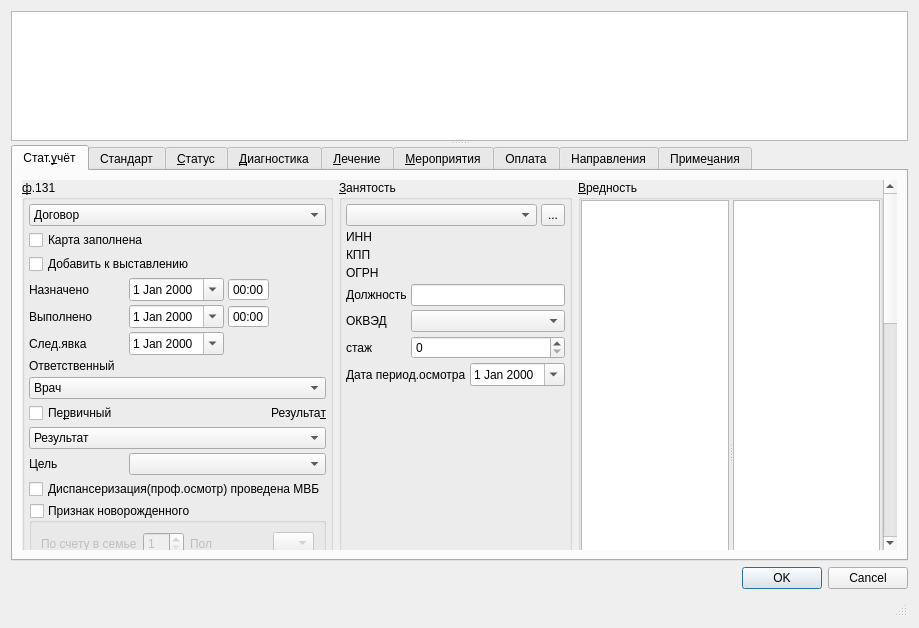
<?xml version="1.0" encoding="UTF-8"?>
<ui version="4.0">
 <class>Dialog</class>
 <widget class="QDialog" name="Dialog">
  <property name="geometry">
   <rect>
    <x>0</x>
    <y>0</y>
    <width>919</width>
    <height>628</height>
   </rect>
  </property>
  <property name="windowTitle">
   <string>Dialog</string>
  </property>
  <layout class="QVBoxLayout" name="verticalLayout">
   <item>
    <widget class="QSplitter" name="sptTopLevel">
     <property name="orientation">
      <enum>Qt::Vertical</enum>
     </property>
     <widget class="CTextBrowser" name="txtClientInfoBrowser">
      <property name="sizePolicy">
       <sizepolicy hsizetype="Expanding" vsizetype="Preferred">
        <horstretch>0</horstretch>
        <verstretch>0</verstretch>
       </sizepolicy>
      </property>
      <property name="minimumSize">
       <size>
        <width>0</width>
        <height>100</height>
       </size>
      </property>
      <property name="maximumSize">
       <size>
        <width>16777215</width>
        <height>130</height>
       </size>
      </property>
      <property name="focusPolicy">
       <enum>Qt::ClickFocus</enum>
      </property>
      <property name="whatsThis">
       <string>Описание пациента</string>
      </property>
      <property name="html">
       <string>&lt;!DOCTYPE HTML PUBLIC &quot;-//W3C//DTD HTML 4.0//EN&quot; &quot;http://www.w3.org/TR/REC-html40/strict.dtd&quot;&gt;
&lt;html&gt;&lt;head&gt;&lt;meta name=&quot;qrichtext&quot; content=&quot;1&quot; /&gt;&lt;style type=&quot;text/css&quot;&gt;
p, li { white-space: pre-wrap; }
&lt;/style&gt;&lt;/head&gt;&lt;body style=&quot; font-family:'Noto Sans'; font-size:10pt; font-weight:400; font-style:normal;&quot;&gt;
&lt;p style=&quot;-qt-paragraph-type:empty; margin-top:0px; margin-bottom:0px; margin-left:0px; margin-right:0px; -qt-block-indent:0; text-indent:0px; font-family:'MS Shell Dlg 2'; font-size:8pt;&quot;&gt;&lt;br /&gt;&lt;/p&gt;&lt;/body&gt;&lt;/html&gt;</string>
      </property>
     </widget>
     <widget class="QTabWidget" name="tabWidget">
      <property name="currentIndex">
       <number>0</number>
      </property>
      <widget class="QWidget" name="tabToken">
       <attribute name="title">
        <string>Стат.&amp;учёт</string>
       </attribute>
       <layout class="QGridLayout" name="gridLayout">
        <item row="0" column="0">
         <widget class="QScrollArea" name="scrollArea">
          <property name="frameShape">
           <enum>QFrame::NoFrame</enum>
          </property>
          <property name="widgetResizable">
           <bool>true</bool>
          </property>
          <widget class="QWidget" name="scrollAreaWidgetContents">
           <property name="geometry">
            <rect>
             <x>0</x>
             <y>0</y>
             <width>867</width>
             <height>1115</height>
            </rect>
           </property>
           <layout class="QVBoxLayout" name="verticalLayout_2">
            <property name="margin">
             <number>0</number>
            </property>
            <item>
             <widget class="QSplitter" name="splitter_3">
              <property name="orientation">
               <enum>Qt::Vertical</enum>
              </property>
              <widget class="QWidget" name="layoutWidget">
               <layout class="QHBoxLayout" name="horizontalLayout_4">
                <item>
                 <widget class="QGroupBox" name="grpBase">
                  <property name="title">
                   <string>&amp;ф.131</string>
                  </property>
                  <layout class="QGridLayout" name="gridLayout_2">
                   <property name="margin">
                    <number>4</number>
                   </property>
                   <property name="spacing">
                    <number>4</number>
                   </property>
                   <item row="5" column="0">
                    <widget class="QLabel" name="lblNextDate">
                     <property name="text">
                      <string>След.явка</string>
                     </property>
                     <property name="buddy">
                      <cstring>edtNextDate</cstring>
                     </property>
                    </widget>
                   </item>
                   <item row="4" column="0">
                    <widget class="QLabel" name="lblEndDate">
                     <property name="text">
                      <string>Выполнено</string>
                     </property>
                     <property name="buddy">
                      <cstring>edtEndDate</cstring>
                     </property>
                    </widget>
                   </item>
                   <item row="0" column="0" colspan="3">
                    <widget class="CContractComboBox" name="cmbContract">
                     <property name="whatsThis">
                      <string>номер, дата и основание договора в рамках которого производится осмотр</string>
                     </property>
                     <item>
                      <property name="text">
                       <string>Договор</string>
                      </property>
                     </item>
                    </widget>
                   </item>
                   <item row="3" column="0">
                    <widget class="QLabel" name="lblBegDate">
                     <property name="text">
                      <string>Назначено</string>
                     </property>
                     <property name="buddy">
                      <cstring>edtBegDate</cstring>
                     </property>
                    </widget>
                   </item>
                   <item row="8" column="2">
                    <widget class="QLabel" name="lblResult">
                     <property name="text">
                      <string>Результа&amp;т</string>
                     </property>
                     <property name="alignment">
                      <set>Qt::AlignRight|Qt::AlignTrailing|Qt::AlignVCenter</set>
                     </property>
                     <property name="buddy">
                      <cstring>cmbResult</cstring>
                     </property>
                    </widget>
                   </item>
                   <item row="9" column="0" colspan="3">
                    <widget class="CRBComboBox" name="cmbResult">
                     <property name="whatsThis">
                      <string>результат осмотра</string>
                     </property>
                     <item>
                      <property name="text">
                       <string>Результат</string>
                      </property>
                     </item>
                    </widget>
                   </item>
                   <item row="7" column="0" colspan="3">
                    <widget class="CPersonComboBoxEx" name="cmbPerson">
                     <property name="whatsThis">
                      <string>врач отвечающий за осмотр (терапевт)</string>
                     </property>
                     <item>
                      <property name="text">
                       <string>Врач</string>
                      </property>
                     </item>
                    </widget>
                   </item>
                   <item row="8" column="0" colspan="2">
                    <widget class="QCheckBox" name="chkPrimary">
                     <property name="text">
                      <string>Пе&amp;рвичный</string>
                     </property>
                    </widget>
                   </item>
                   <item row="16" column="0" colspan="2">
                    <spacer>
                     <property name="orientation">
                      <enum>Qt::Vertical</enum>
                     </property>
                     <property name="sizeHint" stdset="0">
                      <size>
                       <width>16</width>
                       <height>20</height>
                      </size>
                     </property>
                    </spacer>
                   </item>
                   <item row="6" column="0" colspan="3">
                    <widget class="QLabel" name="lblPerson">
                     <property name="text">
                      <string>Ответственный</string>
                     </property>
                     <property name="buddy">
                      <cstring>cmbPerson</cstring>
                     </property>
                    </widget>
                   </item>
                   <item row="14" column="0" colspan="3">
                    <widget class="QCheckBox" name="chkZNOMorph">
                     <property name="toolTip">
                      <string>ЗНО потдверждён морфологически</string>
                     </property>
                     <property name="text">
                      <string>ЗНО подтв. морф-ки</string>
                     </property>
                    </widget>
                   </item>
                   <item row="2" column="0" colspan="3">
                    <widget class="QCheckBox" name="chkExposeConfirmed">
                     <property name="text">
                      <string>Добавить к выставлению</string>
                     </property>
                    </widget>
                   </item>
                   <item row="10" column="1" colspan="2">
                    <widget class="CRBComboBox" name="cmbGoal">
                     <property name="whatsThis">
                      <string>результат осмотра</string>
                     </property>
                    </widget>
                   </item>
                   <item row="10" column="0">
                    <widget class="QLabel" name="lblGoal">
                     <property name="text">
                      <string>Цель</string>
                     </property>
                     <property name="buddy">
                      <cstring>cmbGoal</cstring>
                     </property>
                    </widget>
                   </item>
                   <item row="15" column="0" colspan="3">
                    <widget class="QCheckBox" name="chkZNOFirst">
                     <property name="toolTip">
                      <string>ЗНО установлен впервые</string>
                     </property>
                     <property name="text">
                      <string>ЗНО уст. впервые</string>
                     </property>
                    </widget>
                   </item>
                   <item row="11" column="0" colspan="3">
                    <widget class="QCheckBox" name="chkDispByMobileTeam">
                     <property name="toolTip">
                      <string extracomment="Диспансеризация(проф.осмотр) проведена мобильной выездной бригадой"/>
                     </property>
                     <property name="whatsThis">
                      <string comment="Диспансеризация(проф.осмотр) проведена мобильной выездной бригадой"/>
                     </property>
                     <property name="text">
                      <string>Диспансеризация(проф.осмотр) проведена МВБ</string>
                     </property>
                    </widget>
                   </item>
                   <item row="12" column="0" colspan="3">
                    <widget class="QGroupBox" name="gbLittleStrangerFlag">
                     <property name="title">
                      <string>Признак новорожденного</string>
                     </property>
                     <property name="checkable">
                      <bool>true</bool>
                     </property>
                     <property name="checked">
                      <bool>false</bool>
                     </property>
                     <layout class="QGridLayout" name="gridLayout_5">
                      <item row="1" column="0">
                       <widget class="QLabel" name="lblChildBirthDate">
                        <property name="text">
                         <string>Дата рождения</string>
                        </property>
                        <property name="buddy">
                         <cstring>edtChildBirthDate</cstring>
                        </property>
                       </widget>
                      </item>
                      <item row="0" column="2">
                       <widget class="QLabel" name="lblChildSex">
                        <property name="text">
                         <string>Пол</string>
                        </property>
                        <property name="buddy">
                         <cstring>cmbChildSex</cstring>
                        </property>
                       </widget>
                      </item>
                      <item row="0" column="3">
                       <widget class="QComboBox" name="cmbChildSex">
                        <property name="sizePolicy">
                         <sizepolicy hsizetype="Maximum" vsizetype="Fixed">
                          <horstretch>0</horstretch>
                          <verstretch>0</verstretch>
                         </sizepolicy>
                        </property>
                        <item>
                         <property name="text">
                          <string/>
                         </property>
                        </item>
                        <item>
                         <property name="text">
                          <string>М</string>
                         </property>
                        </item>
                        <item>
                         <property name="text">
                          <string>Ж</string>
                         </property>
                        </item>
                       </widget>
                      </item>
                      <item row="4" column="0" colspan="2">
                       <widget class="QCheckBox" name="chkMultipleBirths">
                        <property name="text">
                         <string>Многоплодные роды</string>
                        </property>
                       </widget>
                      </item>
                      <item row="1" column="2" colspan="2">
                       <widget class="CDateEdit" name="edtChildBirthDate">
                        <property name="sizePolicy">
                         <sizepolicy hsizetype="Maximum" vsizetype="Fixed">
                          <horstretch>0</horstretch>
                          <verstretch>0</verstretch>
                         </sizepolicy>
                        </property>
                        <property name="calendarPopup">
                         <bool>true</bool>
                        </property>
                       </widget>
                      </item>
                      <item row="0" column="0">
                       <widget class="QLabel" name="lblChildNumber">
                        <property name="text">
                         <string>По счету в семье</string>
                        </property>
                        <property name="buddy">
                         <cstring>sbChildNumber</cstring>
                        </property>
                       </widget>
                      </item>
                      <item row="0" column="1">
                       <widget class="QSpinBox" name="sbChildNumber">
                        <property name="sizePolicy">
                         <sizepolicy hsizetype="Maximum" vsizetype="Fixed">
                          <horstretch>0</horstretch>
                          <verstretch>0</verstretch>
                         </sizepolicy>
                        </property>
                        <property name="minimum">
                         <number>1</number>
                        </property>
                       </widget>
                      </item>
                      <item row="2" column="0" colspan="2">
                       <widget class="QLabel" name="lblBirthWeight">
                        <property name="text">
                         <string>Вес при рождении</string>
                        </property>
                        <property name="buddy">
                         <cstring>sbBirthWeight</cstring>
                        </property>
                       </widget>
                      </item>
                      <item row="2" column="2" colspan="2">
                       <widget class="QDoubleSpinBox" name="sbBirthWeight">
                        <property name="maximum">
                         <double>9999.989999999999782</double>
                        </property>
                       </widget>
                      </item>
                     </layout>
                    </widget>
                   </item>
                   <item row="3" column="1" colspan="2">
                    <widget class="QFrame" name="frmBegDateTime">
                     <property name="sizePolicy">
                      <sizepolicy hsizetype="Maximum" vsizetype="Preferred">
                       <horstretch>0</horstretch>
                       <verstretch>0</verstretch>
                      </sizepolicy>
                     </property>
                     <property name="frameShape">
                      <enum>QFrame::NoFrame</enum>
                     </property>
                     <property name="frameShadow">
                      <enum>QFrame::Plain</enum>
                     </property>
                     <property name="lineWidth">
                      <number>0</number>
                     </property>
                     <layout class="QHBoxLayout" name="horizontalLayout_5">
                      <property name="spacing">
                       <number>4</number>
                      </property>
                      <property name="margin">
                       <number>0</number>
                      </property>
                      <item>
                       <widget class="CDateEdit" name="edtBegDate">
                        <property name="sizePolicy">
                         <sizepolicy hsizetype="Maximum" vsizetype="Fixed">
                          <horstretch>0</horstretch>
                          <verstretch>0</verstretch>
                         </sizepolicy>
                        </property>
                        <property name="whatsThis">
                         <string>дата начала осмотра</string>
                        </property>
                        <property name="calendarPopup">
                         <bool>true</bool>
                        </property>
                       </widget>
                      </item>
                      <item>
                       <widget class="QTimeEdit" name="edtBegTime">
                        <property name="sizePolicy">
                         <sizepolicy hsizetype="Maximum" vsizetype="Fixed">
                          <horstretch>0</horstretch>
                          <verstretch>0</verstretch>
                         </sizepolicy>
                        </property>
                        <property name="buttonSymbols">
                         <enum>QAbstractSpinBox::NoButtons</enum>
                        </property>
                        <property name="displayFormat">
                         <string>HH:mm</string>
                        </property>
                       </widget>
                      </item>
                     </layout>
                    </widget>
                   </item>
                   <item row="5" column="1" colspan="2">
                    <widget class="QFrame" name="frmNextDateTime">
                     <property name="sizePolicy">
                      <sizepolicy hsizetype="Maximum" vsizetype="Preferred">
                       <horstretch>0</horstretch>
                       <verstretch>0</verstretch>
                      </sizepolicy>
                     </property>
                     <property name="frameShape">
                      <enum>QFrame::NoFrame</enum>
                     </property>
                     <property name="frameShadow">
                      <enum>QFrame::Plain</enum>
                     </property>
                     <property name="lineWidth">
                      <number>0</number>
                     </property>
                     <layout class="QHBoxLayout" name="horizontalLayout_3">
                      <property name="spacing">
                       <number>4</number>
                      </property>
                      <property name="margin">
                       <number>0</number>
                      </property>
                      <item>
                       <widget class="CDateEdit" name="edtNextDate">
                        <property name="sizePolicy">
                         <sizepolicy hsizetype="Maximum" vsizetype="Fixed">
                          <horstretch>0</horstretch>
                          <verstretch>0</verstretch>
                         </sizepolicy>
                        </property>
                        <property name="calendarPopup">
                         <bool>true</bool>
                        </property>
                       </widget>
                      </item>
                     </layout>
                    </widget>
                   </item>
                   <item row="4" column="1" colspan="2">
                    <widget class="QFrame" name="frmEndDateTime">
                     <property name="sizePolicy">
                      <sizepolicy hsizetype="Maximum" vsizetype="Preferred">
                       <horstretch>0</horstretch>
                       <verstretch>0</verstretch>
                      </sizepolicy>
                     </property>
                     <property name="frameShape">
                      <enum>QFrame::NoFrame</enum>
                     </property>
                     <property name="frameShadow">
                      <enum>QFrame::Plain</enum>
                     </property>
                     <property name="lineWidth">
                      <number>0</number>
                     </property>
                     <layout class="QHBoxLayout" name="horizontalLayout_2">
                      <property name="spacing">
                       <number>4</number>
                      </property>
                      <property name="margin">
                       <number>0</number>
                      </property>
                      <item>
                       <widget class="CDateEdit" name="edtEndDate">
                        <property name="sizePolicy">
                         <sizepolicy hsizetype="Maximum" vsizetype="Fixed">
                          <horstretch>0</horstretch>
                          <verstretch>0</verstretch>
                         </sizepolicy>
                        </property>
                        <property name="whatsThis">
                         <string>дата окончания осмотра</string>
                        </property>
                        <property name="calendarPopup">
                         <bool>true</bool>
                        </property>
                       </widget>
                      </item>
                      <item>
                       <widget class="QTimeEdit" name="edtEndTime">
                        <property name="sizePolicy">
                         <sizepolicy hsizetype="Maximum" vsizetype="Fixed">
                          <horstretch>0</horstretch>
                          <verstretch>0</verstretch>
                         </sizepolicy>
                        </property>
                        <property name="buttonSymbols">
                         <enum>QAbstractSpinBox::NoButtons</enum>
                        </property>
                        <property name="displayFormat">
                         <string>HH:mm</string>
                        </property>
                       </widget>
                      </item>
                     </layout>
                    </widget>
                   </item>
                   <item row="1" column="0" colspan="3">
                    <widget class="QCheckBox" name="chkIsClosed">
                     <property name="text">
                      <string>Карта заполнена</string>
                     </property>
                    </widget>
                   </item>
                  </layout>
                 </widget>
                </item>
                <item>
                 <widget class="QGroupBox" name="grpWork">
                  <property name="title">
                   <string>&amp;Занятость</string>
                  </property>
                  <layout class="QGridLayout" name="_2">
                   <property name="margin">
                    <number>4</number>
                   </property>
                   <property name="spacing">
                    <number>4</number>
                   </property>
                   <item row="0" column="3">
                    <widget class="QToolButton" name="btnSelectWorkOrganisation">
                     <property name="sizePolicy">
                      <sizepolicy hsizetype="Fixed" vsizetype="Ignored">
                       <horstretch>0</horstretch>
                       <verstretch>0</verstretch>
                      </sizepolicy>
                     </property>
                     <property name="text">
                      <string>...</string>
                     </property>
                    </widget>
                   </item>
                   <item row="5" column="1" colspan="3">
                    <widget class="COKVEDComboBox" name="cmbWorkOKVED"/>
                   </item>
                   <item row="8" column="0" colspan="2">
                    <spacer>
                     <property name="orientation">
                      <enum>Qt::Vertical</enum>
                     </property>
                     <property name="sizeHint" stdset="0">
                      <size>
                       <width>111</width>
                       <height>21</height>
                      </size>
                     </property>
                    </spacer>
                   </item>
                   <item row="7" column="2" colspan="2">
                    <widget class="CDateEdit" name="edtPrevDate">
                     <property name="calendarPopup">
                      <bool>true</bool>
                     </property>
                    </widget>
                   </item>
                   <item row="6" column="1" colspan="3">
                    <widget class="QSpinBox" name="edtWorkStage"/>
                   </item>
                   <item row="4" column="0">
                    <widget class="QLabel" name="lblWorkPost">
                     <property name="text">
                      <string>Должность</string>
                     </property>
                     <property name="buddy">
                      <cstring>edtWorkPost</cstring>
                     </property>
                    </widget>
                   </item>
                   <item row="5" column="0">
                    <widget class="QLabel" name="lblWorkOKVED">
                     <property name="text">
                      <string>ОКВЭД</string>
                     </property>
                     <property name="buddy">
                      <cstring>cmbWorkOKVED</cstring>
                     </property>
                    </widget>
                   </item>
                   <item row="7" column="0" colspan="2">
                    <widget class="QLabel" name="label_7">
                     <property name="text">
                      <string>Дата период.осмотра</string>
                     </property>
                     <property name="buddy">
                      <cstring>edtPrevDate</cstring>
                     </property>
                    </widget>
                   </item>
                   <item row="6" column="0">
                    <widget class="QLabel" name="lblWorkStage">
                     <property name="text">
                      <string>стаж</string>
                     </property>
                     <property name="buddy">
                      <cstring>edtWorkStage</cstring>
                     </property>
                    </widget>
                   </item>
                   <item row="2" column="0" colspan="4">
                    <widget class="QLabel" name="lblKPP">
                     <property name="text">
                      <string>КПП</string>
                     </property>
                    </widget>
                   </item>
                   <item row="1" column="0" colspan="4">
                    <widget class="QLabel" name="lblINN">
                     <property name="text">
                      <string>ИНН</string>
                     </property>
                    </widget>
                   </item>
                   <item row="4" column="1" colspan="3">
                    <widget class="QLineEdit" name="edtWorkPost"/>
                   </item>
                   <item row="0" column="0" colspan="3">
                    <widget class="COrgComboBox" name="cmbWorkOrganisation">
                     <property name="whatsThis">
                      <string>место работы пациента</string>
                     </property>
                    </widget>
                   </item>
                   <item row="3" column="0" colspan="4">
                    <widget class="QLabel" name="lblOGRN">
                     <property name="text">
                      <string>ОГРН</string>
                     </property>
                    </widget>
                   </item>
                  </layout>
                 </widget>
                </item>
                <item>
                 <widget class="QGroupBox" name="tblWorkHurt">
                  <property name="title">
                   <string>&amp;Вредность</string>
                  </property>
                  <layout class="QGridLayout" name="_3">
                   <property name="margin">
                    <number>0</number>
                   </property>
                   <property name="spacing">
                    <number>0</number>
                   </property>
                   <item row="0" column="0">
                    <widget class="QSplitter" name="splitter">
                     <property name="orientation">
                      <enum>Qt::Horizontal</enum>
                     </property>
                     <widget class="CWorkHurtTableView" name="tblWorkHurts"/>
                     <widget class="CInDocTableView" name="tblWorkHurtFactors">
                      <property name="whatsThis">
                       <string>вредные факторы работы пациента</string>
                      </property>
                     </widget>
                    </widget>
                   </item>
                  </layout>
                 </widget>
                </item>
               </layout>
              </widget>
              <widget class="QSplitter" name="splitter_2">
               <property name="sizePolicy">
                <sizepolicy hsizetype="Preferred" vsizetype="Minimum">
                 <horstretch>0</horstretch>
                 <verstretch>0</verstretch>
                </sizepolicy>
               </property>
               <property name="orientation">
                <enum>Qt::Vertical</enum>
               </property>
               <widget class="QGroupBox" name="grpInspections">
                <property name="title">
                 <string>&amp;Осмотр</string>
                </property>
                <layout class="QVBoxLayout" name="_4">
                 <property name="spacing">
                  <number>4</number>
                 </property>
                 <property name="margin">
                  <number>4</number>
                 </property>
                 <item>
                  <widget class="CInDocTableView" name="tblFinalDiagnostics">
                   <property name="minimumSize">
                    <size>
                     <width>0</width>
                     <height>100</height>
                    </size>
                   </property>
                  </widget>
                 </item>
                </layout>
               </widget>
               <widget class="QGroupBox" name="grpActions">
                <property name="title">
                 <string>&amp;Мероприятия</string>
                </property>
                <layout class="QGridLayout" name="_5">
                 <property name="margin">
                  <number>4</number>
                 </property>
                 <property name="spacing">
                  <number>4</number>
                 </property>
                 <item row="0" column="0">
                  <widget class="CInDocTableView" name="tblActions">
                   <property name="minimumSize">
                    <size>
                     <width>0</width>
                     <height>100</height>
                    </size>
                   </property>
                  </widget>
                 </item>
                </layout>
               </widget>
              </widget>
             </widget>
            </item>
           </layout>
          </widget>
         </widget>
        </item>
       </layout>
      </widget>
      <widget class="CFastEventMesPage" name="tabMes">
       <attribute name="title">
        <string>Стандарт</string>
       </attribute>
      </widget>
      <widget class="CFastActionsPage" name="tabStatus">
       <attribute name="title">
        <string>&amp;Статус</string>
       </attribute>
      </widget>
      <widget class="CFastActionsPage" name="tabDiagnostic">
       <attribute name="title">
        <string>&amp;Диагностика</string>
       </attribute>
      </widget>
      <widget class="CFastActionsPage" name="tabCure">
       <attribute name="title">
        <string>&amp;Лечение</string>
       </attribute>
      </widget>
      <widget class="CFastActionsPage" name="tabMisc">
       <attribute name="title">
        <string>&amp;Мероприятия</string>
       </attribute>
      </widget>
      <widget class="CFastEventCashPage" name="tabCash">
       <attribute name="title">
        <string>Оплата</string>
       </attribute>
      </widget>
      <widget class="CReferralPage" name="tabReferral">
       <attribute name="title">
        <string>Направления</string>
       </attribute>
      </widget>
      <widget class="CFastEventNotesPage" name="tabNotes">
       <attribute name="title">
        <string>Приме&amp;чания</string>
       </attribute>
      </widget>
     </widget>
    </widget>
   </item>
   <item>
    <layout class="QHBoxLayout" name="horizontalLayout">
     <item>
      <widget class="QLabel" name="lblProlongateEvent">
       <property name="text">
        <string/>
       </property>
      </widget>
     </item>
     <item>
      <widget class="QLabel" name="lblValueExternalId">
       <property name="text">
        <string/>
       </property>
      </widget>
     </item>
     <item>
      <widget class="QDialogButtonBox" name="buttonBox">
       <property name="orientation">
        <enum>Qt::Horizontal</enum>
       </property>
       <property name="standardButtons">
        <set>QDialogButtonBox::Cancel|QDialogButtonBox::Ok</set>
       </property>
      </widget>
     </item>
    </layout>
   </item>
   <item>
    <widget class="QStatusBar" name="statusBar">
     <property name="sizePolicy">
      <sizepolicy hsizetype="Preferred" vsizetype="Preferred">
       <horstretch>0</horstretch>
       <verstretch>0</verstretch>
      </sizepolicy>
     </property>
     <property name="toolTip">
      <string>A status bar</string>
     </property>
     <property name="whatsThis">
      <string>A status bar.</string>
     </property>
    </widget>
   </item>
  </layout>
 </widget>
 <customwidgets>
  <customwidget>
   <class>CRBComboBox</class>
   <extends>QComboBox</extends>
   <header>library/crbcombobox.h</header>
  </customwidget>
  <customwidget>
   <class>CInDocTableView</class>
   <extends>QTableView</extends>
   <header>library/InDocTable.h</header>
  </customwidget>
  <customwidget>
   <class>CPersonComboBoxEx</class>
   <extends>QComboBox</extends>
   <header>Orgs/PersonComboBoxEx.h</header>
  </customwidget>
  <customwidget>
   <class>CDateEdit</class>
   <extends>QDateEdit</extends>
   <header>library/DateEdit.h</header>
  </customwidget>
  <customwidget>
   <class>CTextBrowser</class>
   <extends>QTextBrowser</extends>
   <header>library/TextBrowser.h</header>
  </customwidget>
  <customwidget>
   <class>CContractComboBox</class>
   <extends>QComboBox</extends>
   <header>Orgs/OrgComboBox.h</header>
  </customwidget>
  <customwidget>
   <class>CFastActionsPage</class>
   <extends>QWidget</extends>
   <header>Events/ActionsPage.h</header>
   <container>1</container>
  </customwidget>
  <customwidget>
   <class>CFastEventNotesPage</class>
   <extends>QWidget</extends>
   <header>Events/EventNotesPage.h</header>
   <container>1</container>
  </customwidget>
  <customwidget>
   <class>CFastEventCashPage</class>
   <extends>QWidget</extends>
   <header>Events/EventCashPage.h</header>
   <container>1</container>
  </customwidget>
  <customwidget>
   <class>CFastEventMesPage</class>
   <extends>QWidget</extends>
   <header>Events/EventMesPage.h</header>
   <container>1</container>
  </customwidget>
  <customwidget>
   <class>CReferralPage</class>
   <extends>QWidget</extends>
   <header>Events/ReferralPage.h</header>
   <container>1</container>
  </customwidget>
  <customwidget>
   <class>COrgComboBox</class>
   <extends>QComboBox</extends>
   <header>Orgs/OrgComboBox.h</header>
  </customwidget>
  <customwidget>
   <class>COKVEDComboBox</class>
   <extends>QComboBox</extends>
   <header>Orgs/OKVEDComboBox.h</header>
  </customwidget>
  <customwidget>
   <class>CWorkHurtTableView</class>
   <extends>QTableView</extends>
   <header>Registry/WorkHurtTableView.h</header>
  </customwidget>
 </customwidgets>
 <tabstops>
  <tabstop>tabWidget</tabstop>
  <tabstop>scrollArea</tabstop>
  <tabstop>cmbContract</tabstop>
  <tabstop>chkIsClosed</tabstop>
  <tabstop>chkExposeConfirmed</tabstop>
  <tabstop>edtBegDate</tabstop>
  <tabstop>edtBegTime</tabstop>
  <tabstop>edtEndDate</tabstop>
  <tabstop>edtEndTime</tabstop>
  <tabstop>edtNextDate</tabstop>
  <tabstop>cmbPerson</tabstop>
  <tabstop>chkPrimary</tabstop>
  <tabstop>cmbResult</tabstop>
  <tabstop>cmbGoal</tabstop>
  <tabstop>chkDispByMobileTeam</tabstop>
  <tabstop>gbLittleStrangerFlag</tabstop>
  <tabstop>sbChildNumber</tabstop>
  <tabstop>cmbChildSex</tabstop>
  <tabstop>edtChildBirthDate</tabstop>
  <tabstop>sbBirthWeight</tabstop>
  <tabstop>chkMultipleBirths</tabstop>
  <tabstop>chkZNOMorph</tabstop>
  <tabstop>chkZNOFirst</tabstop>
  <tabstop>cmbWorkOrganisation</tabstop>
  <tabstop>btnSelectWorkOrganisation</tabstop>
  <tabstop>edtWorkPost</tabstop>
  <tabstop>cmbWorkOKVED</tabstop>
  <tabstop>edtWorkStage</tabstop>
  <tabstop>edtPrevDate</tabstop>
  <tabstop>tblWorkHurts</tabstop>
  <tabstop>tblWorkHurtFactors</tabstop>
  <tabstop>tblFinalDiagnostics</tabstop>
  <tabstop>tblActions</tabstop>
  <tabstop>buttonBox</tabstop>
 </tabstops>
 <resources/>
 <connections>
  <connection>
   <sender>buttonBox</sender>
   <signal>accepted()</signal>
   <receiver>Dialog</receiver>
   <slot>accept()</slot>
   <hints>
    <hint type="sourcelabel">
     <x>629</x>
     <y>817</y>
    </hint>
    <hint type="destinationlabel">
     <x>574</x>
     <y>746</y>
    </hint>
   </hints>
  </connection>
  <connection>
   <sender>buttonBox</sender>
   <signal>rejected()</signal>
   <receiver>Dialog</receiver>
   <slot>reject()</slot>
   <hints>
    <hint type="sourcelabel">
     <x>704</x>
     <y>817</y>
    </hint>
    <hint type="destinationlabel">
     <x>672</x>
     <y>746</y>
    </hint>
   </hints>
  </connection>
 </connections>
</ui>
